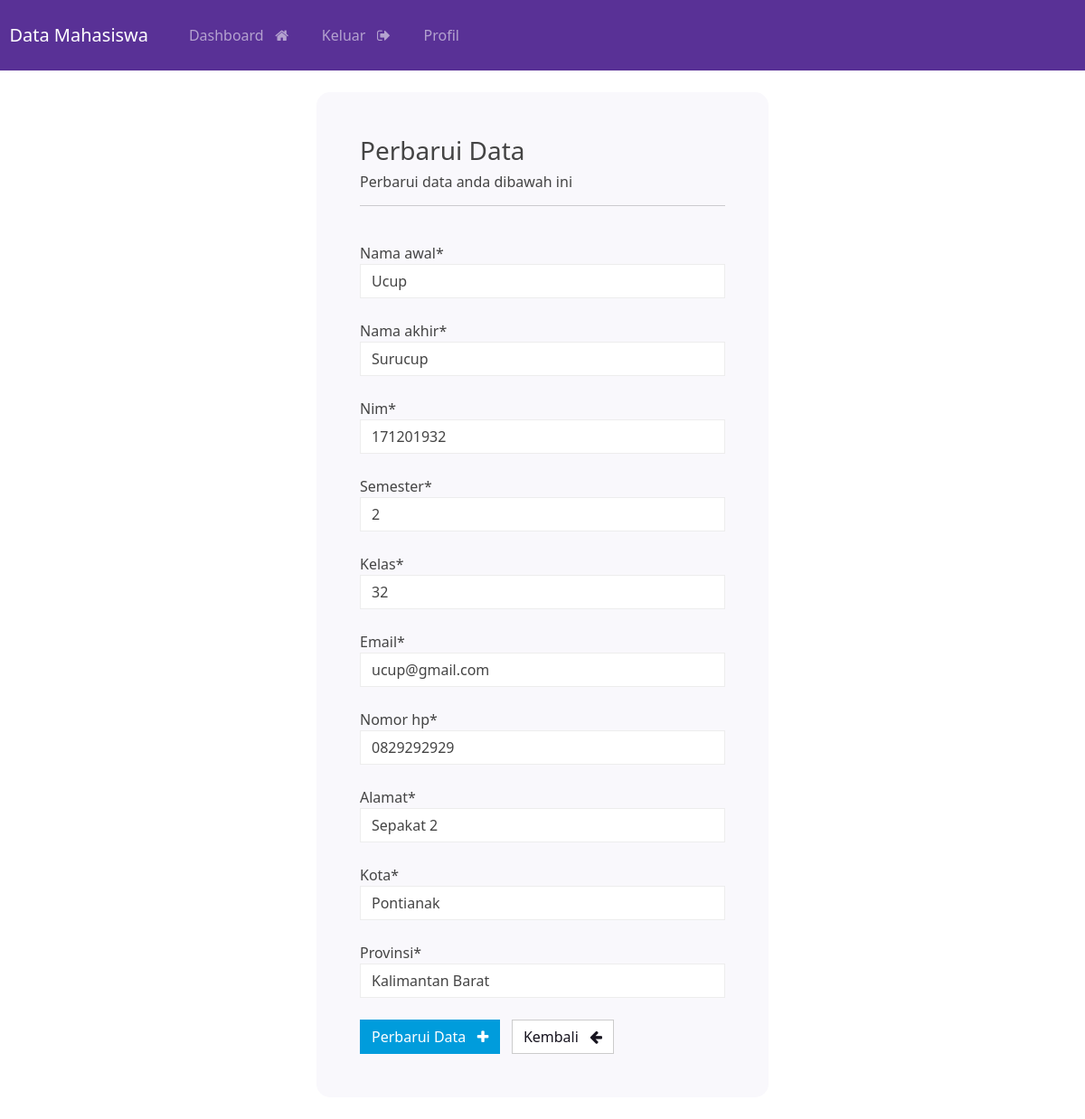
The page /update-record/3 (signed in) on the database its author committed.
### webapp/models.py (models this page shows, shortened)
class Record(models.Model):
    tanggal_buat = models.DateTimeField(auto_now_add=True)
    nama_awal = models.CharField(max_length=100)
    nama_akhir = models.CharField(max_length=100)
    nim = models.CharField(max_length=20)
    semester = models.CharField(max_length=100)
    kelas = models.CharField(max_length=100)
    email = models.CharField(max_length=255)
    nomor_hp = models.CharField(max_length=20)
    alamat = models.CharField(max_length=300)
    kota = models.CharField(max_length=255)
    provinsi = models.CharField(max_length=200)

### webapp/views.py (the view)
# urls.py: path('update-record/<int:pk>', views.update_record, name='update-record'),
@login_required(login_url='my-login')
def update_record(request, pk):
    record = Record.objects.get(id=pk)
    form = UpdateRecordForm(instance=record)
    if request.method == 'POST':
        form = UpdateRecordForm(request.POST, instance=record)
        if form.is_valid():
            form.save()
            messages.success(request, "Data berhasil diperbarui!")
            return redirect("dashboard")
    context = {'form': form}
    return render(request, 'webapp/update-record.html', context=context)

### webapp/forms.py
class UpdateRecordForm(forms.ModelForm):
    class Meta:
        model = Record
        fields = ['nama_awal', 'nama_akhir', 'nim', 'semester', 'kelas', 'email', 'nomor_hp', 'alamat', 'kota', 'provinsi']

### webapp/templates/webapp/update-record.html (shortened to what this page needs)
{% extends 'webapp/base.html' %} {% load crispy_forms_tags %} {% block content %}
<body>
  <div class="container bg-light shadow-md p-5 form-layout">
    <h3>Perbarui Data</h3>
    <h6>Perbarui data anda dibawah ini</h6>
    <hr />
    <br />
    <form method="POST" autocomplete="off">
      {% csrf_token %} {{ form.nama_awal|as_crispy_field }}
      <br />
      {{ form.nama_akhir|as_crispy_field }}
      <br />
      {{ form.nim|as_crispy_field }}
      <br />
      {{ form.semester|as_crispy_field }}
      <br />
      {{ form.kelas|as_crispy_field }}
      <br />
      {{ form.email|as_crispy_field }}
      <br />
      {{ form.nomor_hp|as_crispy_field }}
      <br />
      {{ form.alamat|as_crispy_field }}
      <br />
      {{ form.kota|as_crispy_field }}
      <br />
      {{ form.provinsi|as_crispy_field }}
      <br />
      <button type="submit" class="btn btn-info">Perbarui Data &nbsp; <i class="fa fa-plus" aria-hidden="true"></i></button>
      <a href="{% url 'dashboard' %}" class="btn btn-secondary"> Kembali &nbsp; <i class="fa fa-arrow-left" aria-hidden="true"></i> </a>
    </form>
  </div>
  <br />
</body>
{% endblock %}

### static/css/styles.css (style rules this page uses)
.form-layout { border-radius: 15px; width: 500px; }

### rows shown on the page
Record: nama_awal "Ucup", nama_akhir "Surucup", nim "171201932", semester "2", kelas "32", email "ucup@gmail.com", nomor_hp "0829292929", alamat "Sepakat 2", kota "Pontianak", provinsi "Kalimantan Barat"
